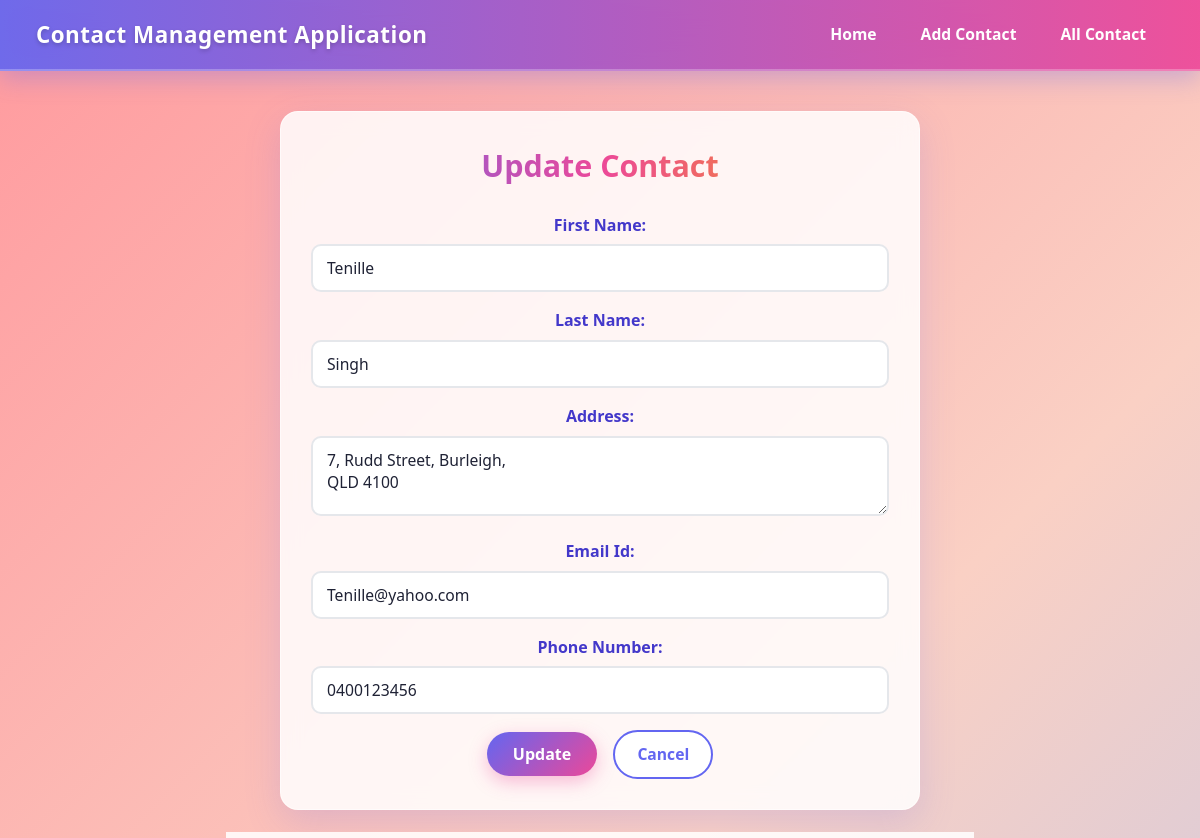
Page /updatecontact/20/ on the committed database.
### base/models.py (models this page shows, shortened)
class Contact(models.Model):
    firstname=models.CharField(max_length=50)
    lastname=models.CharField(max_length=50)
    address=models.CharField(max_length=100)
    email=models.EmailField(unique=True)
    phoneno = models.CharField(max_length=20, unique=True)

### base/views.py (the view)
# urls.py: path('updatecontact/<int:cid>/',views.updatecontact, name="update"),
def updatecontact(request, cid):
    contact = get_object_or_404(Contact, id=cid)
    if request.method == 'POST':
        form=Contactform(request.POST, instance=contact)
        if form.is_valid():
            form.save()
            messages.success(request,'Contact updated successfully!')
            return redirect('contacts')
    else:
        form = Contactform(instance=contact)
    return render(request,'updatecontact.html',{'form':form})

### base/forms.py (shortened to what this page needs)
class Contactform(forms.ModelForm):
    class Meta:
        model = Contact
        fields = ['firstname','lastname','address','email','phoneno']
        labels = {
            'firstname' : 'First Name',
            'lastname' : 'Last Name' ,
            'address' : 'Address',
            'email' : 'Email Id',
            'phoneno' : 'Phone Number'
        }
        widgets = {
            'firstname' : forms.TextInput(attrs={
                'class': 'form-control',
                'placeholder':'enter first name '
            }),
            'lastname' : forms.TextInput(attrs={
                'class':'form-control',
                'placeholder' : 'enter last name'
            }),
            'address':forms.Textarea(attrs={
                'class':'form-control',
                'placeholder':'enter address'
            }),
            'email' : forms.EmailInput(attrs={
                'class':'form-control',
                'placeholder':'📧 ex: abc@email.com'
            }),
            'phoneno':forms.TextInput(attrs={
                'class':'form-control',
                'placeholder': '📞 enter phone number'
            })
        }

### base/templates/updatecontact.html (shortened to what this page needs)
{% extends 'main.html' %}
{% block content %}
<div class="update">
    <h2>Update Contact</h2>
    <form method="POST">
        {{ form.as_p }}
        <button type="submit">Update</button>
        <a href="{% url 'contacts' %}">
            <button type="button">Cancel</button>
        </a>
    </form>
</div>
{% endblock %}

### static/style.css (style rules this page uses)
* { box-sizing: border-box; margin: 0; padding: 0; }
body { min-height: 100vh; font-family: 'Segoe UI', Tahoma, Geneva, Verdana, sans-serif; color: #1f2235; line-height: 1.6; background: linear-gradient(135deg, #ff9a9e 0%, #fad0c4 25%, #a1c4fd 55%, #c2e9fb 80%, #fbc2eb 100%); background-size: 300% 300%; background-attachment: fixed; animation: bgShift 18s ease infinite; }
.home, .allcontacts, .create, .update, .delete { max-width: 1100px; margin: 40px auto; padding: 30px; background: rgba(255, 255, 255, 0.85); backdrop-filter: blur(10px); border-radius: 18px; box-shadow: 0 12px 36px rgba(99, 102, 241, 0.18); border: 1px solid rgba(255, 255, 255, 0.6); }
.create, .update, .delete { max-width: 640px; }
h2 { font-size: 1.9rem; font-weight: 800; margin-bottom: 22px; background: linear-gradient(90deg, #6366f1, #ec4899, #f59e0b); -webkit-background-clip: text; -webkit-text-fill-color: transparent; background-clip: text; }
form p { margin-bottom: 16px; }
form label { display: block; font-weight: 600; margin-bottom: 6px; color: #4338ca; }
.form-control, form input[type="text"], form input[type="email"], form input[type="tel"], form input[type="number"], form input[type="password"], form textarea, form select { width: 100%; padding: 11px 14px; border: 2px solid #e5e7eb; border-radius: 10px; font-size: 0.98rem; font-family: inherit; background: #ffffff; color: #1f2235; transition: border-color 0.2s ease, box-shadow 0.2s ease, transform 0.2s ease; }
.form-control::placeholder, form input::placeholder, form textarea::placeholder { color: #9ca3af; }
form textarea { min-height: 90px; resize: vertical; }
form textarea[name="address"], form #id_address { min-height: 60px; height: 80px; }
button, input[type="submit"] { display: inline-block; padding: 11px 26px; font-size: 1rem; font-weight: 700; color: #ffffff; background: linear-gradient(135deg, #6366f1, #ec4899); border: none; border-radius: 999px; cursor: pointer; font-family: inherit; transition: transform 0.2s ease, box-shadow 0.2s ease, filter 0.2s ease; box-shadow: 0 6px 18px rgba(236, 72, 153, 0.35); margin-right: 8px; }
.create form a, .update form a, .delete form a, .allcontacts > a:last-child { display: inline-block; padding: 10px 22px; font-size: 0.98rem; font-weight: 700; color: #6366f1; background: #ffffff; border: 2px solid #6366f1; border-radius: 999px; text-decoration: none; transition: all 0.2s ease; margin-left: 4px; }
.update form a button { background: transparent; color: inherit; box-shadow: none; padding: 0; margin: 0; font: inherit; }

### rows in the picture
Contact: firstname "Tenille", lastname "Singh", address "7, Rudd Street, Burleigh, QLD 4100", email "Tenille@yahoo.com", phoneno "0400123456"
